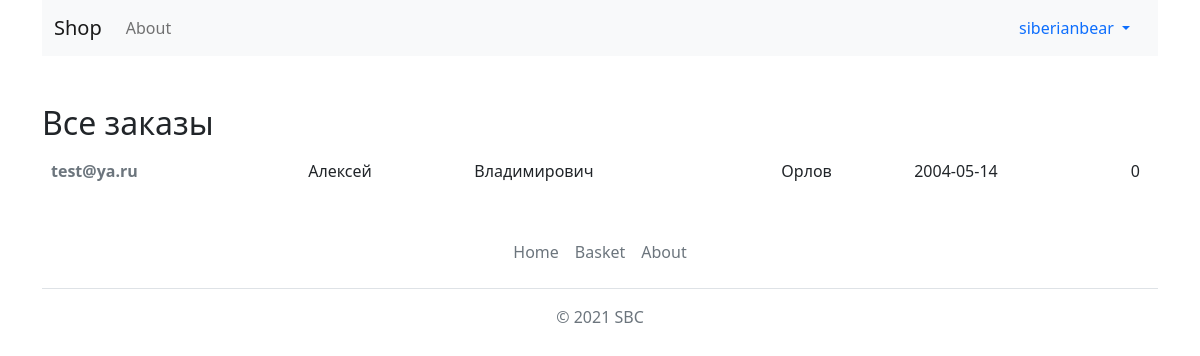
/all_orders (signed in), run on an earlier commit of the app's database.
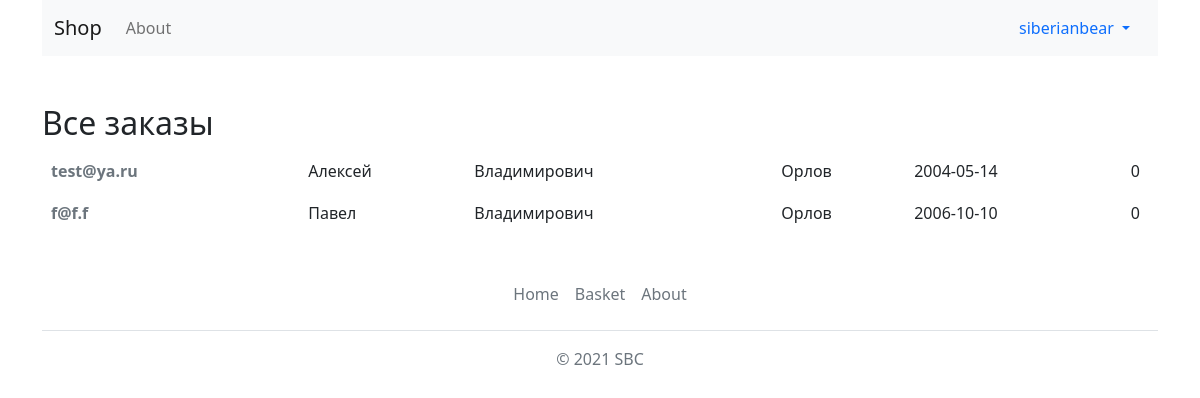
And on a later commit of the database.
### data/user.py (models this page shows, shortened)
class User(SqlAlchemyBase, UserMixin, SerializerMixin):
    __tablename__ = 'user'
    id = sqlalchemy.Column(sqlalchemy.Integer, primary_key=True, autoincrement=True)
    name = sqlalchemy.Column(sqlalchemy.String, nullable=False)
    email = sqlalchemy.Column(sqlalchemy.String, nullable=False)
    basket = sqlalchemy.Column(sqlalchemy.String)
    access = sqlalchemy.Column(sqlalchemy.Integer, nullable=True, default=0)  # 0 - user, 1 - admin, 2 - owner
    hashed_password = sqlalchemy.Column(sqlalchemy.String, nullable=True)

### data/order.py (models this page shows)
class Order(SqlAlchemyBase, SerializerMixin):
    __tablename__ = 'order'
    id = sqlalchemy.Column(sqlalchemy.Integer, primary_key=True, autoincrement=True)
    name = sqlalchemy.Column(sqlalchemy.String, nullable=False)
    middle_name = sqlalchemy.Column(sqlalchemy.String, nullable=False)
    surname = sqlalchemy.Column(sqlalchemy.String, nullable=False)
    birthday = sqlalchemy.Column(sqlalchemy.Date, nullable=False)
    email = sqlalchemy.Column(sqlalchemy.String, nullable=False)
    items = sqlalchemy.Column(sqlalchemy.String, nullable=False)
    status = sqlalchemy.Column(sqlalchemy.Integer, nullable=False)  # 0 - создан, 1 - оплачен, 2 - готов, 3 - завершен

### main.py (the view)
@app.route('/all_orders')
@login_required
def all_orders_page():
    if not is_admin():
        return redirect('/')
    return render_page('orders.html', orders=get_all_orders(), title='Все заказы')

### data/db_session.py (called while the page is built)
def create_session() -> Session:
    global __factory
    return __factory()

### logic.py (called while the page is built)
def is_admin():
    return current_user.access == 1

def get_all_orders():
    session = db_session.create_session()
    orders = session.query(Order).all()
    session.close()
    return orders if orders is not None else []

### main.py (called while the page is built)
@login_manager.user_loader
def load_user(user_id):
    session = db_session.create_session()
    user = session.query(User).filter(User.id == user_id).first()
    session.close()
    return user

def render_page(path, **kwargs):
    name = current_user.name if not current_user.is_anonymous else not_logged_in
    return render_template(path, name=name, **kwargs)

### templates/orders.html
{% extends 'base.html' %}
{% block body %}
<h2>Все заказы</h2>
{% if orders == [] %}
<h3>Еще не сделано ни одного заказа</h3>
{% else %}
<table width="100%">
{% for order in orders %}
<tr>
  <td>
    <a href="/order_details/{{order['id']}}" class="nav-link px-2 text-muted"><strong class="d-block text-gray-dark">{{order['email']}}</strong></a>
  </td>
  <td>
    {{order['name']}}
  </td>
  <td>
    {{order['middle_name']}}
  </td>
  <td>
    {{order['surname']}}
  </td>
  <td>
    {{order['birthday']}}
  </td>
  <td>
    {{order['status']}}
  </td>
</tr>
{% endfor %}
</table>
{% endif %}
{% endblock %}

### templates/base.html (shortened to what this page needs)
<!doctype html>
<html lang="ru">
<head>
    <link rel="stylesheet" href="https://cdn.jsdelivr.net/npm/bootstrap@5.1.1/dist/css/bootstrap.min.css"
>
</head>
<body>
<header>
    <div class="container">
    <nav class="navbar navbar-expand-lg navbar-light bg-light">
        <div class="container-fluid">
            <a class="navbar-brand" href="/">Shop</a>
            <div class="collapse navbar-collapse" id="navbarNavAltMarkup">
                <div class="navbar-nav">
                    <a class="nav-link" href="/about">About</a>
                </div>
            </div>
            <div class="d-flex">
                <div class="nav-item dropdown">
                    <a class="nav-link dropdown-toggle" href="#" id="navbarDropdownMenuLink" role="button"
                       data-bs-toggle="dropdown" aria-expanded="false">
                        {{name}}
                    </a>
                </div>
            </div>
        </div>
    </nav>
    </div>
</header>
<main class="container mt-5">
    {% block body %}{% endblock %}
</main>
<div class="container">
    <footer class="py-3 my-4">
        <ul class="nav justify-content-center border-bottom pb-3 mb-3">
            <li class="nav-item"><a href="/" class="nav-link px-2 text-muted">Home</a></li>
            <li class="nav-item"><a href="/basket" class="nav-link px-2 text-muted">Basket</a></li>
            <li class="nav-item"><a href="/about" class="nav-link px-2 text-muted">About</a></li>
        </ul>
        <p class="text-center text-muted">© 2021 SBC</p>
    </footer>
</div>
</body>
</html>

What changed in the data, as far as the page shows it:
added Order: email "f@f.f", name "Павел", middle_name "Владимирович", surname "Орлов", birthday "2006-10-10", status "0"
